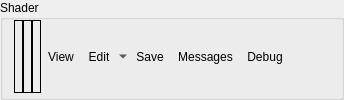
        <widget class="QGroupBox" name="csShaderGroup">
         <property name="sizePolicy">
          <sizepolicy hsizetype="Preferred" vsizetype="Minimum">
           <horstretch>0</horstretch>
           <verstretch>0</verstretch>
          </sizepolicy>
         </property>
         <property name="title">
          <string>Shader</string>
         </property>
         <layout class="QHBoxLayout" name="horizontalLayout_19">
          <property name="spacing">
           <number>0</number>
          </property>
          <property name="topMargin">
           <number>0</number>
          </property>
          <property name="bottomMargin">
           <number>4</number>
          </property>
          <item>
           <widget class="QFrame" name="csShaderControlsFrame">
            <layout class="QHBoxLayout" name="horizontalLayout_29">
             <property name="spacing">
              <number>0</number>
             </property>
             <property name="leftMargin">
              <number>0</number>
             </property>
             <property name="topMargin">
              <number>0</number>
             </property>
             <property name="rightMargin">
              <number>0</number>
             </property>
             <property name="bottomMargin">
              <number>0</number>
             </property>
             <item>
              <widget class="RDLabel" name="csPipeline">
               <property name="sizePolicy">
                <sizepolicy hsizetype="Minimum" vsizetype="MinimumExpanding">
                 <horstretch>0</horstretch>
                 <verstretch>0</verstretch>
                </sizepolicy>
               </property>
               <property name="frameShape">
                <enum>QFrame::Box</enum>
               </property>
              </widget>
             </item>
             <item>
              <widget class="RDLabel" name="csShader">
               <property name="sizePolicy">
                <sizepolicy hsizetype="Minimum" vsizetype="MinimumExpanding">
                 <horstretch>0</horstretch>
                 <verstretch>0</verstretch>
                </sizepolicy>
               </property>
               <property name="frameShape">
                <enum>QFrame::Box</enum>
               </property>
              </widget>
             </item>
             <item>
              <widget class="RDLabel" name="csShaderDebug">
               <property name="sizePolicy">
                <sizepolicy hsizetype="Minimum" vsizetype="MinimumExpanding">
                 <horstretch>0</horstretch>
                 <verstretch>0</verstretch>
                </sizepolicy>
               </property>
               <property name="frameShape">
                <enum>QFrame::Box</enum>
               </property>
              </widget>
             </item>
             <item>
              <widget class="QToolButton" name="csShaderViewButton">
               <property name="cursor">
                <cursorShape>PointingHandCursor</cursorShape>
               </property>
               <property name="toolTip">
                <string>Open Shader Source</string>
               </property>
               <property name="text">
                <string>View</string>
               </property>
               <property name="icon">
                <iconset resource="../../Resources/resources.qrc">
                 <normaloff>:/action.png</normaloff>:/action.png</iconset>
               </property>
               <property name="toolButtonStyle">
                <enum>Qt::ToolButtonTextBesideIcon</enum>
               </property>
               <property name="autoRaise">
                <bool>true</bool>
               </property>
              </widget>
             </item>
             <item>
              <widget class="QToolButton" name="csShaderEditButton">
               <property name="toolTip">
                <string>Edit Shader</string>
               </property>
               <property name="text">
                <string>Edit</string>
               </property>
               <property name="icon">
                <iconset resource="../../Resources/resources.qrc">
                 <normaloff>:/page_white_edit.png</normaloff>:/page_white_edit.png</iconset>
               </property>
               <property name="popupMode">
                <enum>QToolButton::MenuButtonPopup</enum>
               </property>
               <property name="toolButtonStyle">
                <enum>Qt::ToolButtonTextBesideIcon</enum>
               </property>
               <property name="autoRaise">
                <bool>true</bool>
               </property>
              </widget>
             </item>
             <item>
              <widget class="QToolButton" name="csShaderSaveButton">
               <property name="toolTip">
                <string>Save Shader SPIR-V</string>
               </property>
               <property name="text">
                <string>Save</string>
               </property>
               <property name="icon">
                <iconset resource="../../Resources/resources.qrc">
                 <normaloff>:/save.png</normaloff>:/save.png</iconset>
               </property>
               <property name="toolButtonStyle">
                <enum>Qt::ToolButtonTextBesideIcon</enum>
               </property>
               <property name="autoRaise">
                <bool>true</bool>
               </property>
              </widget>
             </item>
             <item>
              <widget class="QToolButton" name="csShaderMessagesButton">
               <property name="toolTip">
                <string>View Shader Messages</string>
               </property>
               <property name="text">
                <string>Messages</string>
               </property>
               <property name="icon">
                <iconset resource="../../Resources/resources.qrc">
                 <normaloff>:/text_add.png</normaloff>:/text_add.png</iconset>
               </property>
               <property name="toolButtonStyle">
                <enum>Qt::ToolButtonTextBesideIcon</enum>
               </property>
               <property name="autoRaise">
                <bool>true</bool>
               </property>
              </widget>
             </item>
            </layout>
           </widget>
          </item>
          <item>
           <widget class="QToolButton" name="computeDebugSelector">
            <property name="text">
             <string>Debug</string>
            </property>
            <property name="icon">
             <iconset resource="../../Resources/resources.qrc">
              <normaloff>:/wrench.png</normaloff>:/wrench.png</iconset>
            </property>
            <property name="toolButtonStyle">
             <enum>Qt::ToolButtonTextBesideIcon</enum>
            </property>
            <property name="autoRaise">
             <bool>true</bool>
            </property>
           </widget>
          </item>
          <item>
           <spacer name="horizontalSpacer_4">
            <property name="orientation">
             <enum>Qt::Horizontal</enum>
            </property>
            <property name="sizeHint" stdset="0">
             <size>
              <width>40</width>
              <height>20</height>
             </size>
            </property>
           </spacer>
          </item>
         </layout>
        </widget>
